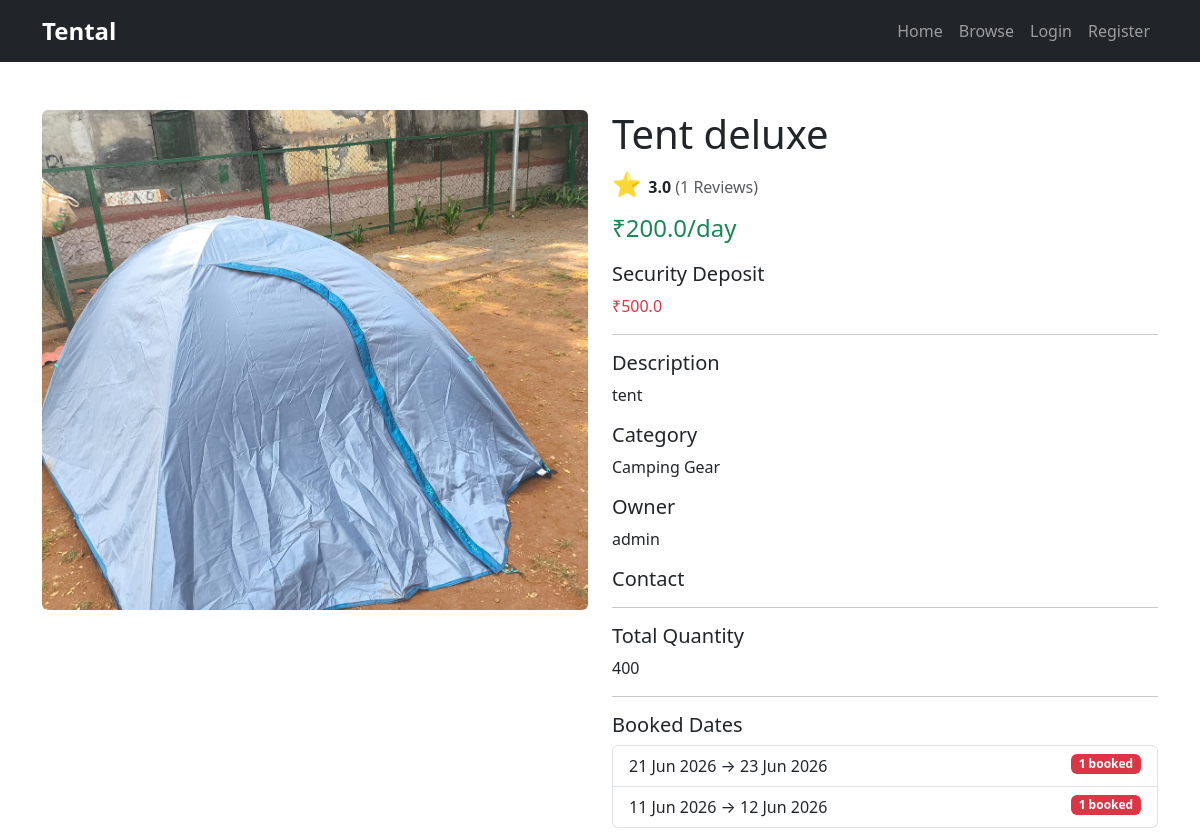
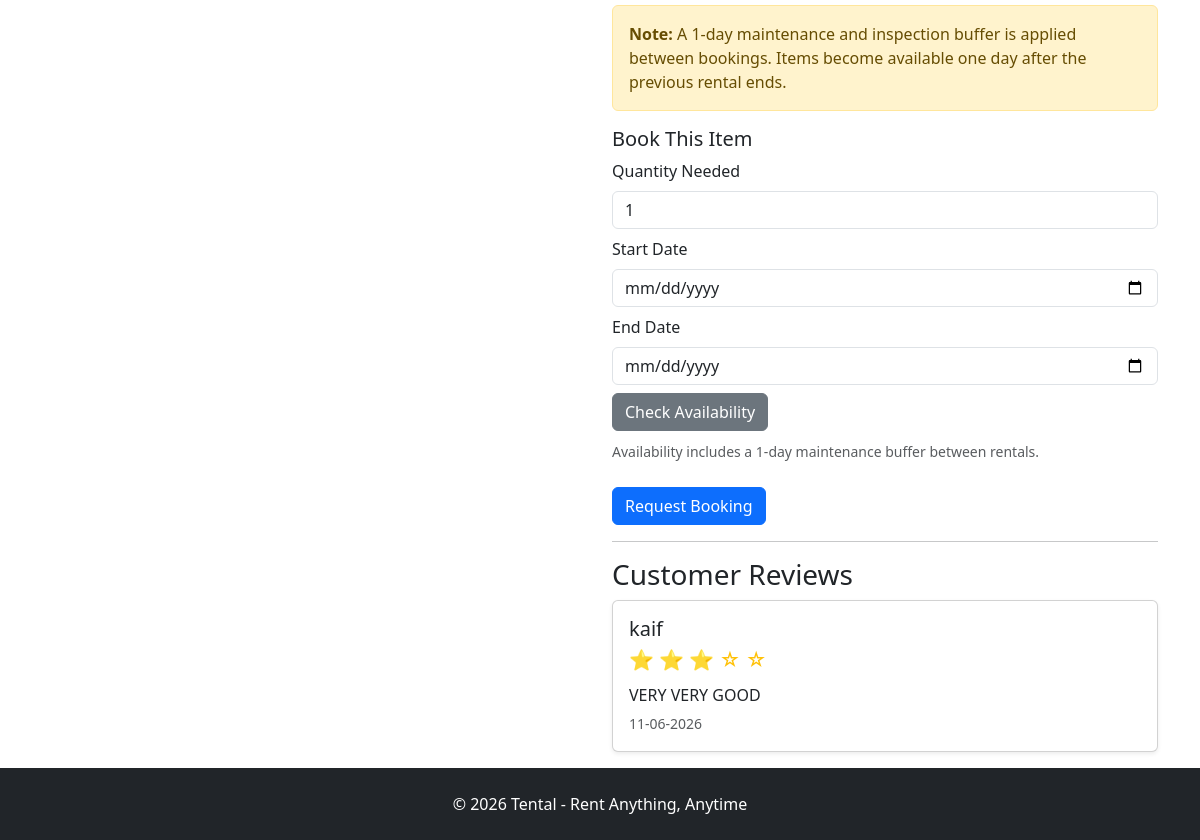
Page /listing/3 on the earlier database version (2 pictures, top to bottom).
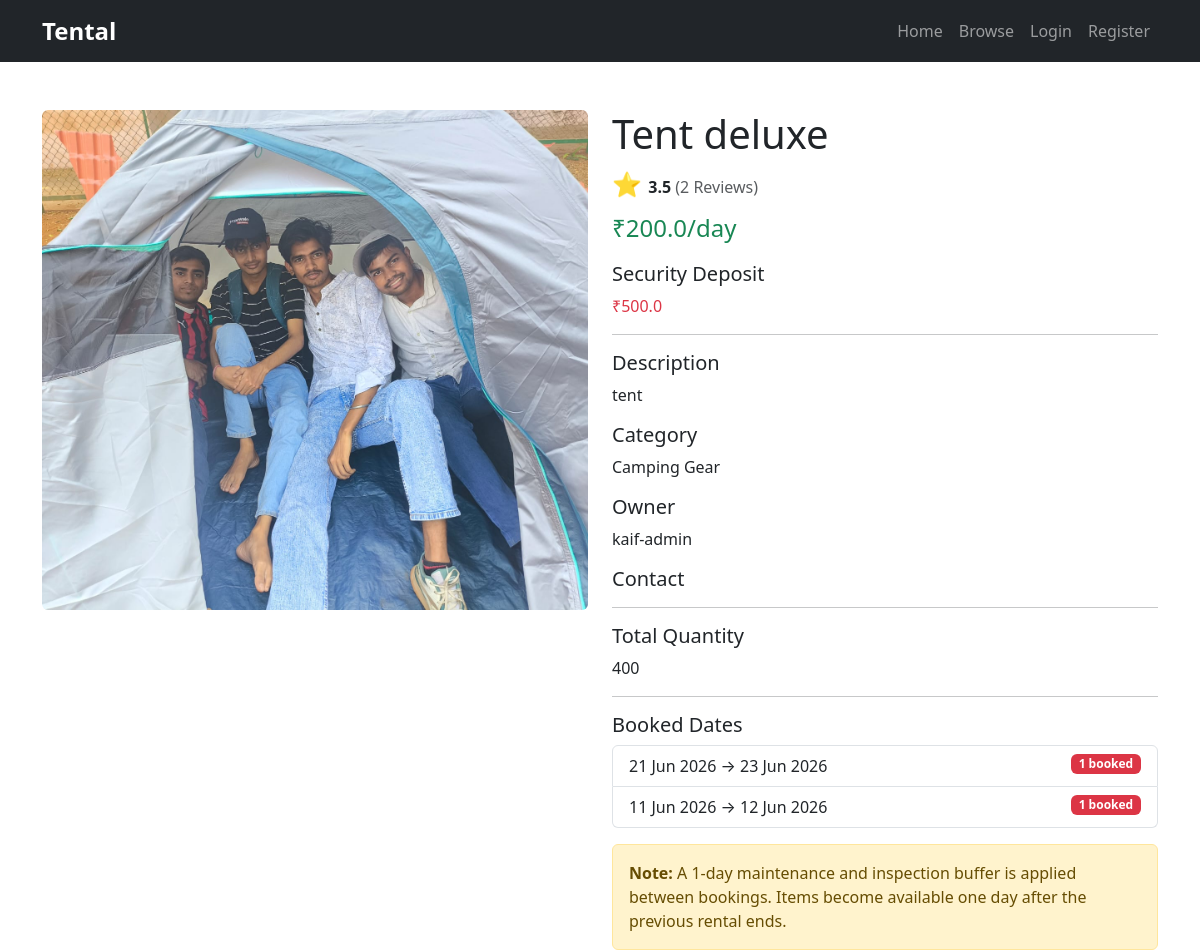
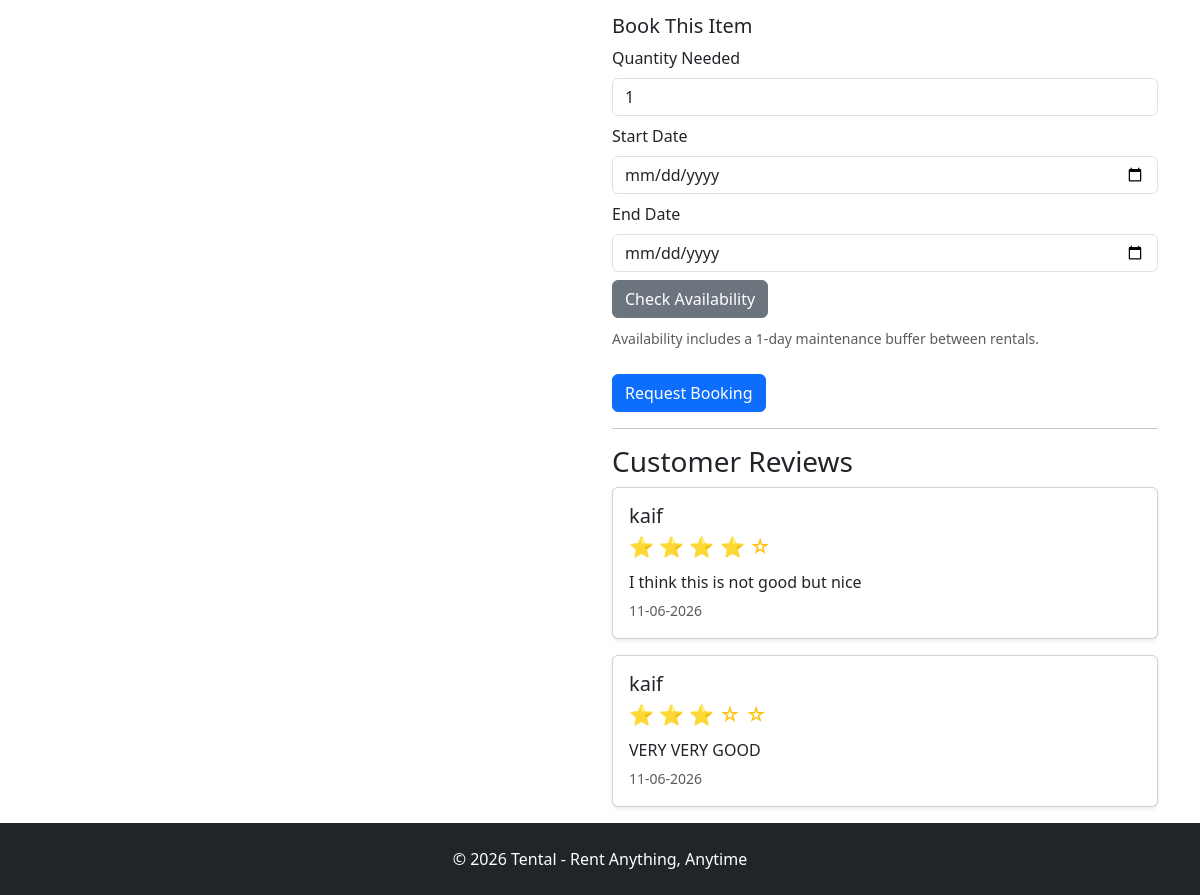
Same page on the later database version (2 pictures, top to bottom).
### models/rental_item.py (models this page shows)
class RentalItem(db.Model):
    id = db.Column(db.Integer, primary_key=True)
    title = db.Column(db.String(100), nullable=False)
    description = db.Column(db.Text, nullable=False)
    price_per_day = db.Column(db.Float, nullable=False)
    category = db.Column(db.String(100), nullable=False)
    user_id = db.Column(
        db.Integer,
        db.ForeignKey("user.id"),
        nullable=False
    )
    status = db.Column(
        db.String(20),
        default="pending"
    )
    image = db.Column(
        db.String(255)
    )
    bookings = db.relationship(
        "Booking",
        backref="rental_item",
        lazy=True
    )
    quantity = db.Column(
        db.Integer,
        nullable=False,
        default=1
    )
    security_deposit = db.Column(
        db.Float,
        nullable=False,
        default=0
    )
    reviews = db.relationship(
        "Review",
        backref="rental_item",
        lazy=True,
        cascade="all, delete-orphan"
    )

### models/user.py (models this page shows)
class User(UserMixin, db.Model):
    id = db.Column(db.Integer, primary_key=True)
    name = db.Column(
        db.String(100),
        nullable=False
    )
    email = db.Column(
        db.String(120),
        unique=True,
        nullable=False
    )
    password = db.Column(
        db.String(255),
        nullable=False
    )
    rentals = db.relationship(
        "RentalItem",
        backref="owner",
        lazy=True
    )
    is_admin = db.Column(
        db.Boolean,
        default=True
    )
    is_active_user = db.Column(
        db.Boolean,
        default=True
    )
    bookings = db.relationship(
        "Booking",
        backref="user",
        lazy=True
    )
    reviews = db.relationship(
        "Review",
        backref="user",
        lazy=True
    )

### models/booking.py (models this page shows)
class Booking(db.Model):
    id = db.Column(
        db.Integer,
        primary_key=True
    )
    user_id = db.Column(
        db.Integer,
        db.ForeignKey("user.id"),
        nullable=False
    )
    rental_item_id = db.Column(
        db.Integer,
        db.ForeignKey("rental_item.id"),
        nullable=False
    )
    status = db.Column(
        db.String(20),
        default="pending"
    )
    start_date = db.Column(
        db.Date,
        nullable=False
    )
    end_date = db.Column(
        db.Date,
        nullable=False
    )
    total_price = db.Column(
        db.Float,
        nullable=False
    )
    created_at = db.Column(
        db.DateTime,
        default=datetime.utcnow
    )
    quantity_booked = db.Column(
        db.Integer,
        nullable=False,
        default=1
    )
    security_deposit = db.Column(
        db.Float,
        nullable=False,
        default=0
    )
    review = db.relationship(
        "Review",
        backref="booking",
        uselist=False
    )

### models/review.py (models this page shows)
class Review(db.Model):
    id = db.Column(
        db.Integer,
        primary_key=True
    )
    rating = db.Column(
        db.Integer,
        nullable=False
    )
    comment = db.Column(
        db.Text,
        nullable=False
    )
    created_at = db.Column(
        db.DateTime,
        default=datetime.utcnow
    )
    booking_id = db.Column(
        db.Integer,
        db.ForeignKey("booking.id"),
        nullable=False,
        unique=True
    )
    user_id = db.Column(
        db.Integer,
        db.ForeignKey("user.id"),
        nullable=False
    )
    rental_item_id = db.Column(
        db.Integer,
        db.ForeignKey("rental_item.id"),
        nullable=False
    )

### routes/main.py (the view)
@main.route("/listing/<int:id>")
def listing_detail(id):
    rental = RentalItem.query.get_or_404(id)
    booked_dates = [
        booking
        for booking in rental.bookings
        if booking.status in [
            "approved",
            "active"
        ]
    ]
    reviews = Review.query.filter_by(
        rental_item_id=rental.id
    ).order_by(
        Review.created_at.desc()
    ).all()
    review_count = len(reviews)
    average_rating = 0
    if review_count > 0:
        average_rating = round(
            sum(
                review.rating
                for review in reviews
            ) / review_count,
            1
        )
    return render_template(
        "listing/detail.html",
        rental=rental,
        booked_dates=booked_dates,
        reviews=reviews,
        average_rating=average_rating,
        review_count=review_count
    )

### templates/listing/detail.html (shortened to what this page needs)
{% extends "base.html" %} {% block content %}
<div class="container mt-5">
  <div class="row">
    <div class="col-md-6">
      {% if rental.image %}
      <img
        src="{{ url_for('static', filename='uploads/' + rental.image) }}"
        class="img-fluid rounded"
        style="height: 500px; width: 100%; object-fit: cover"
      />
      {% endif %}
    </div>
    <div class="col-md-6">
      <h1>{{ rental.title }}</h1>
      {% if review_count > 0 %}
      <div class="mb-2">
        <span class="text-warning fs-4"> ⭐ </span>
        <strong> {{ average_rating }} </strong>
        <span class="text-muted"> ({{ review_count }} Reviews) </span>
      </div>
      {% else %}
      <p class="text-muted">No reviews yet</p>
      {% endif %}
      <p class="fs-4 text-success">₹{{ rental.price_per_day }}/day</p>
      <h5>Security Deposit</h5>
      <p class="text-danger">₹{{ rental.security_deposit }}</p>
      <hr />
      <h5>Description</h5>
      <p>{{ rental.description }}</p>
      <h5>Category</h5>
      <p>{{ rental.category }}</p>
      <h5>Owner</h5>
      <p>{{ rental.owner.name }}</p>
      <h5>Contact</h5>
      <hr />
      <h5>Total Quantity</h5>
      <p>{{ rental.quantity }}</p>
      <hr />
      <h5>Booked Dates</h5>
      {% if booked_dates %}
      <ul class="list-group mb-3">
        {% for booking in booked_dates %}
        <li class="list-group-item">
          {{ booking.start_date.strftime('%d %b %Y') }} → {{
          booking.end_date.strftime('%d %b %Y') }}
          <span class="badge bg-danger float-end">
            {{ booking.quantity_booked }} booked
          </span>
        </li>
        {% endfor %}
      </ul>
      {% else %}
      <p class="text-success">No bookings yet.</p>
      {% endif %}
      <div class="alert alert-warning">
        <strong>Note:</strong>
        A 1-day maintenance and inspection buffer is applied between bookings.
        Items become available one day after the previous rental ends.
      </div>
      <h5>Book This Item</h5>
      <form
        method="POST"
        action="{{ url_for('main.request_booking', id=rental.id) }}"
      >
        <label class="form-label"> Quantity Needed </label>
        <input
          type="number"
          name="quantity_booked"
          class="form-control mb-2"
          min="1"
          max="{{ rental.quantity }}"
          value="1"
          required
        />
        <label class="form-label"> Start Date </label>
        <input
          type="date"
          name="start_date"
          class="form-control mb-2"
          min="{{ today }}"
          required
        />
        <label class="form-label"> End Date </label>
        <input
          type="date"
          name="end_date"
          class="form-control mb-2"
          min="{{ today }}"
          required
        />
        <button
          type="button"
          class="btn btn-secondary mb-2"
          onclick="checkAvailability()"
        >
          Check Availability
        </button>
        <small class="text-muted">
          Availability includes a 1-day maintenance buffer between rentals.
        </small>
        <br /><br />
        <button type="submit" class="btn btn-primary">Request Booking</button>
      </form>
      <hr />
      <h3>Customer Reviews</h3>
      {% if reviews %} {% for review in reviews %}
      <div class="card mb-3 shadow-sm">
        <div class="card-body">
          <h5 class="mb-1">{{ review.user.name }}</h5>
          <div class="text-warning fs-5 mb-2">
            {% for i in range(review.rating) %} ⭐ {% endfor %} {% for i in
            range(5 - review.rating) %} ☆ {% endfor %}
          </div>
          <p class="mt-2 mb-1">{{ review.comment }}</p>
          <small class="text-muted">
            {{ review.created_at.strftime('%d-%m-%Y') }}
          </small>
        </div>
      </div>
      {% endfor %} {% else %}
      <p>No reviews yet.</p>
      {% endif %}
    </div>
  </div>
</div>
{% endblock %}

Differences in the rows shown:
changed RentalItem "Tent deluxe": image: a different picture
changed User: owner.name "admin" → "kaif-admin"
added Review: user.name "kaif", rating 4 (drawn), comment "I think this is not good but nice", created_at "11-06-2026"
Other differences:
{{ average_rating }}: "3.0" → "3.5"
{{ review_count }}: "1" → "2"
